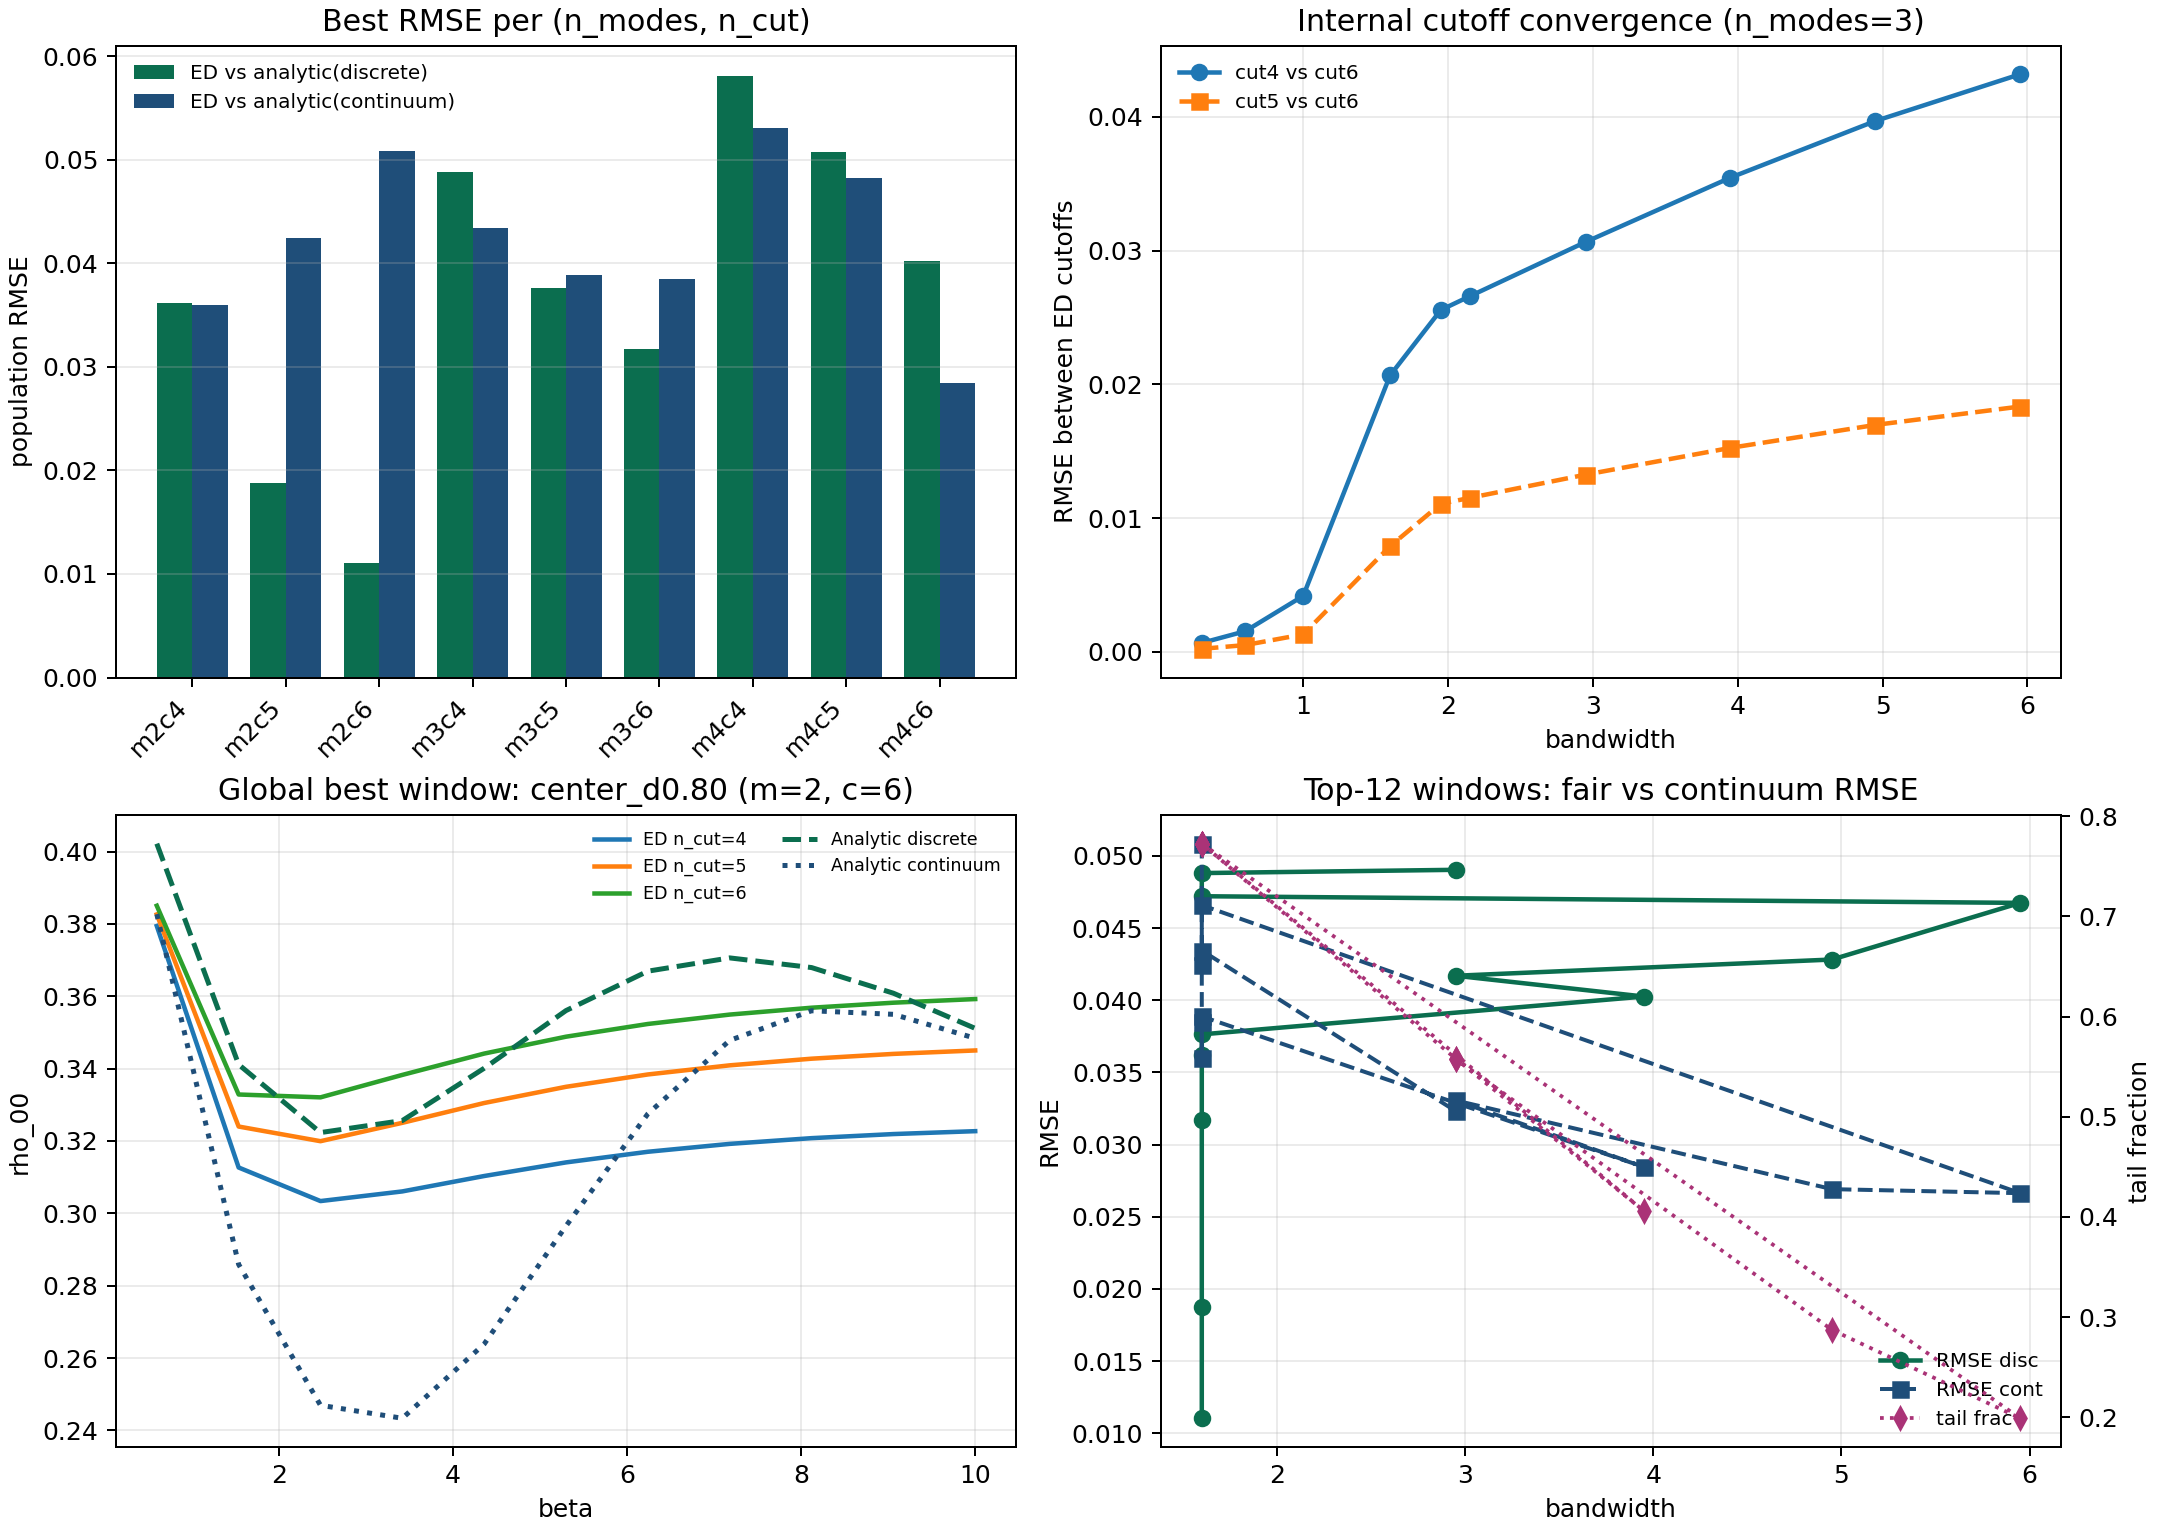

Python code for this plot:
"""
Omega_q=1 full diagnostic suite with fair analytic comparison.

Fair branch requested by user:
- "analytic solution with the kernel the exact discrete spectrum calculates"
implemented here as:
  _compact_components(..., use_running=True) with lite config n_modes == ED n_modes
  and same omega_min/omega_max as ED.

This script scans:
- spectral windows
- (n_modes, n_cut)
- beta
and packages results into CSV/PNG/MD/TEX/PDF.

Run with:
  powershell -ExecutionPolicy Bypass -File run_safe.ps1 simulations/src/hmf_omega1_diagnostic_suite_discretekernel_codex_v38.py
"""

from __future__ import annotations

from dataclasses import dataclass
from pathlib import Path
import shutil
import subprocess
import time

import matplotlib.pyplot as plt
import numpy as np
import pandas as pd
from matplotlib.backends.backend_pdf import PdfPages

from hmf_component_normalized_compare_codex_v5 import _compact_components
from hmf_model_comparison_standalone_codex_v1 import (
    BenchmarkConfig as LiteConfig,
    RenormConfig,
    extract_density,
    ordered_gaussian_state,
)
from hmf_v5_qubit_core import build_ed_context, exact_reduced_state
from prl127_qubit_benchmark import BenchmarkConfig as EDConfig


@dataclass(frozen=True)
class WindowSpec:
    name: str
    family: str
    omega_min: float
    omega_max: float
    bandwidth: float


@dataclass(frozen=True)
class EDCase:
    n_modes: int
    n_cut: int

    @property
    def label(self) -> str:
        return f"m{self.n_modes}c{self.n_cut}"


def _rmse(x: np.ndarray) -> float:
    return float(np.sqrt(np.mean(np.square(x)))) if len(x) else np.nan


def _tail_fraction(omega_max: float, tau_c: float) -> float:
    x = tau_c * omega_max
    return float(np.exp(-x) * (1.0 + x))


def _detune_and_dw(omega_min: float, omega_max: float, omega_q: float, n_modes: int) -> tuple[float, float]:
    if n_modes <= 1:
        w = 0.5 * (omega_min + omega_max)
        return float(abs(w - omega_q) / omega_q), float(omega_max - omega_min)
    grid = np.linspace(omega_min, omega_max, n_modes, dtype=float)
    dw = float(grid[1] - grid[0])
    detune = float(np.min(np.abs(grid - omega_q)) / omega_q)
    return detune, dw


def _build_windows(omega_q: float) -> list[WindowSpec]:
    windows: list[WindowSpec] = []

    for delta in [0.15, 0.30, 0.50, 0.80, 1.20]:
        wmin = max(0.05 * omega_q, omega_q - delta)
        wmax = omega_q + delta
        windows.append(
            WindowSpec(
                name=f"center_d{delta:.2f}",
                family="centered",
                omega_min=float(wmin),
                omega_max=float(wmax),
                bandwidth=float(wmax - wmin),
            )
        )

    ratio_min = 0.05
    for ratio_max in [2.0, 3.0, 4.0, 5.0, 6.0]:
        wmin = ratio_min * omega_q
        wmax = ratio_max * omega_q
        windows.append(
            WindowSpec(
                name=f"ratio_r{ratio_max:.1f}",
                family="ratio",
                omega_min=float(wmin),
                omega_max=float(wmax),
                bandwidth=float(wmax - wmin),
            )
        )
    return windows


def _build_lite(beta: float, theta: float, omega_q: float, w: WindowSpec, n_modes: int) -> LiteConfig:
    return LiteConfig(
        beta=float(beta),
        omega_q=float(omega_q),
        theta=float(theta),
        n_modes=int(n_modes),
        n_cut=1,
        omega_min=float(w.omega_min),
        omega_max=float(w.omega_max),
        q_strength=5.0,
        tau_c=0.5,
    )


def _build_ed(beta: float, theta: float, omega_q: float, w: WindowSpec, case: EDCase) -> EDConfig:
    return EDConfig(
        beta=float(beta),
        omega_q=float(omega_q),
        theta=float(theta),
        n_modes=int(case.n_modes),
        n_cut=int(case.n_cut),
        omega_min=float(w.omega_min),
        omega_max=float(w.omega_max),
        q_strength=5.0,
        tau_c=0.5,
        lambda_min=0.0,
        lambda_max=1.0,
        lambda_points=2,
        output_prefix="hmf_omega1_diagnostic_suite_discretekernel_codex_v38",
    )


def run_suite() -> tuple[pd.DataFrame, pd.DataFrame, pd.DataFrame, pd.DataFrame]:
    omega_q = 1.0
    theta = float(np.pi / 2.0)
    g = 0.5
    tau_c = 0.5
    ren = RenormConfig(scale=1.04, kappa=0.94)

    betas = np.linspace(0.6, 10.0, 11, dtype=float)
    windows = _build_windows(omega_q)
    cases = [
        EDCase(2, 4), EDCase(2, 5), EDCase(2, 6),
        EDCase(3, 4), EDCase(3, 5), EDCase(3, 6),
        EDCase(4, 4), EDCase(4, 5), EDCase(4, 6),
    ]

    out_dir = Path(__file__).resolve().parent
    scan_csv = out_dir / "hmf_omega1_diagnostic_suite_discretekernel_scan_codex_v38.csv"

    cols = [
        "key", "status", "error", "timestamp", "elapsed_s",
        "window_name", "window_family", "bandwidth", "omega_min", "omega_max",
        "beta", "omega_q", "theta", "g",
        "n_modes", "n_cut", "case",
        "dw", "detune_over_omega_q", "tail_fraction",
        "ordered_p00", "ordered_coh",
        "best_cont_p00", "best_cont_coh",
        "best_disc_p00", "best_disc_coh",
        "ed_p00", "ed_coh",
        "d_ed_ordered_p00", "d_ed_cont_p00", "d_ed_disc_p00",
        "d_ed_ordered_coh", "d_ed_cont_coh", "d_ed_disc_coh",
    ]

    if scan_csv.exists():
        df = pd.read_csv(scan_csv)
        for c in cols:
            if c not in df.columns:
                df[c] = np.nan
        df = df[cols]
    else:
        df = pd.DataFrame(columns=cols)

    done = set(df["key"].astype(str).tolist()) if not df.empty else set()

    total = len(windows) * len(betas) * len(cases)
    print(f"[START] omega_q=1 fair-suite total={total} done={len(done)} remaining={total-len(done)}")

    # Cache continuum analytic/ordered by (window, beta).
    cont_cache: dict[tuple[str, float], tuple[float, float, float, float]] = {}
    # Cache discrete analytic by (window, beta, n_modes).
    disc_cache: dict[tuple[str, float, int], tuple[float, float]] = {}

    t_all = time.perf_counter()
    new_rows = 0

    for w in windows:
        for beta in betas:
            cont_key = (w.name, float(beta))
            if cont_key not in cont_cache:
                lite_cont = _build_lite(beta=beta, theta=theta, omega_q=omega_q, w=w, n_modes=40)
                rho_ord = ordered_gaussian_state(lite_cont, g)
                ord_p00, _ord_p11, ord_coh = extract_density(rho_ord)
                cont_p00, _cont_p11, cont_coh, _cont_ratio = _compact_components(
                    lite_cont, g, use_running=True, renorm=ren
                )
                cont_cache[cont_key] = (float(ord_p00), float(ord_coh), float(cont_p00), float(cont_coh))

            ord_p00, ord_coh, cont_p00, cont_coh = cont_cache[cont_key]

            for case in cases:
                key = f"{w.name}|{beta:.8f}|{case.n_modes}|{case.n_cut}"
                if key in done:
                    continue

                t0 = time.perf_counter()
                row: dict[str, object] = {
                    "key": key,
                    "status": "ok",
                    "error": "",
                    "timestamp": time.strftime("%Y-%m-%d %H:%M:%S"),
                    "window_name": w.name,
                    "window_family": w.family,
                    "bandwidth": float(w.bandwidth),
                    "omega_min": float(w.omega_min),
                    "omega_max": float(w.omega_max),
                    "beta": float(beta),
                    "omega_q": float(omega_q),
                    "theta": float(theta),
                    "g": float(g),
                    "n_modes": int(case.n_modes),
                    "n_cut": int(case.n_cut),
                    "case": case.label,
                    "ordered_p00": ord_p00,
                    "ordered_coh": ord_coh,
                    "best_cont_p00": cont_p00,
                    "best_cont_coh": cont_coh,
                }

                try:
                    disc_key = (w.name, float(beta), int(case.n_modes))
                    if disc_key not in disc_cache:
                        lite_disc = _build_lite(
                            beta=beta, theta=theta, omega_q=omega_q, w=w, n_modes=case.n_modes
                        )
                        disc_p00, _disc_p11, disc_coh, _disc_ratio = _compact_components(
                            lite_disc, g, use_running=True, renorm=ren
                        )
                        disc_cache[disc_key] = (float(disc_p00), float(disc_coh))
                    disc_p00, disc_coh = disc_cache[disc_key]
                    row["best_disc_p00"] = disc_p00
                    row["best_disc_coh"] = disc_coh

                    detune, dw = _detune_and_dw(
                        omega_min=w.omega_min,
                        omega_max=w.omega_max,
                        omega_q=omega_q,
                        n_modes=case.n_modes,
                    )
                    cfg = _build_ed(beta=beta, theta=theta, omega_q=omega_q, w=w, case=case)
                    ed_ctx = build_ed_context(cfg)
                    rho_ed = exact_reduced_state(ed_ctx, g)
                    ed_p00, _ed_p11, ed_coh = extract_density(rho_ed)

                    row["dw"] = float(dw)
                    row["detune_over_omega_q"] = float(detune)
                    row["tail_fraction"] = _tail_fraction(w.omega_max, tau_c)
                    row["ed_p00"] = float(ed_p00)
                    row["ed_coh"] = float(ed_coh)

                    row["d_ed_ordered_p00"] = float(ed_p00 - ord_p00)
                    row["d_ed_cont_p00"] = float(ed_p00 - cont_p00)
                    row["d_ed_disc_p00"] = float(ed_p00 - disc_p00)

                    row["d_ed_ordered_coh"] = float(ed_coh - ord_coh)
                    row["d_ed_cont_coh"] = float(ed_coh - cont_coh)
                    row["d_ed_disc_coh"] = float(ed_coh - disc_coh)
                except Exception as exc:
                    row["status"] = "error"
                    row["error"] = str(exc)
                    for c in [
                        "best_disc_p00", "best_disc_coh",
                        "dw", "detune_over_omega_q", "tail_fraction",
                        "ed_p00", "ed_coh",
                        "d_ed_ordered_p00", "d_ed_cont_p00", "d_ed_disc_p00",
                        "d_ed_ordered_coh", "d_ed_cont_coh", "d_ed_disc_coh",
                    ]:
                        row[c] = np.nan

                row["elapsed_s"] = float(time.perf_counter() - t0)
                if df.empty:
                    df = pd.DataFrame([row], columns=cols)
                else:
                    df = pd.concat([df, pd.DataFrame([row], columns=cols)], ignore_index=True)
                done.add(key)
                new_rows += 1

                if new_rows % 15 == 0:
                    df.to_csv(scan_csv, index=False)
                if new_rows % 30 == 0:
                    elapsed_m = (time.perf_counter() - t_all) / 60.0
                    print(f"[PROGRESS] {len(done)}/{total} elapsed={elapsed_m:.1f}m")

    df.to_csv(scan_csv, index=False)
    ok = df[df["status"] == "ok"].copy()
    if ok.empty:
        raise RuntimeError("No successful rows in v38 scan.")

    summary_rows: list[dict[str, float | int | str]] = []
    for (window_name, case, n_modes, n_cut), grp in ok.groupby(["window_name", "case", "n_modes", "n_cut"]):
        summary_rows.append(
            {
                "window_name": str(window_name),
                "window_family": str(grp["window_family"].iloc[0]),
                "case": str(case),
                "n_modes": int(n_modes),
                "n_cut": int(n_cut),
                "bandwidth": float(grp["bandwidth"].iloc[0]),
                "omega_min": float(grp["omega_min"].iloc[0]),
                "omega_max": float(grp["omega_max"].iloc[0]),
                "detune_over_omega_q": float(grp["detune_over_omega_q"].iloc[0]),
                "tail_fraction": float(grp["tail_fraction"].iloc[0]),
                "rmse_ed_vs_ordered_p00": _rmse(grp["d_ed_ordered_p00"].to_numpy(float)),
                "rmse_ed_vs_cont_p00": _rmse(grp["d_ed_cont_p00"].to_numpy(float)),
                "rmse_ed_vs_disc_p00": _rmse(grp["d_ed_disc_p00"].to_numpy(float)),
                "rmse_ed_vs_ordered_coh": _rmse(grp["d_ed_ordered_coh"].to_numpy(float)),
                "rmse_ed_vs_cont_coh": _rmse(grp["d_ed_cont_coh"].to_numpy(float)),
                "rmse_ed_vs_disc_coh": _rmse(grp["d_ed_disc_coh"].to_numpy(float)),
                "p00_at_beta2": float(np.interp(2.0, grp["beta"].to_numpy(float), grp["ed_p00"].to_numpy(float))),
                "p00_at_beta8": float(np.interp(8.0, grp["beta"].to_numpy(float), grp["ed_p00"].to_numpy(float))),
            }
        )

    summary = pd.DataFrame.from_records(summary_rows).sort_values(
        ["rmse_ed_vs_disc_p00", "n_modes", "n_cut"]
    ).reset_index(drop=True)

    case_best_rows: list[pd.Series] = []
    for (_n_modes, _n_cut), grp in summary.groupby(["n_modes", "n_cut"]):
        case_best_rows.append(grp.sort_values("rmse_ed_vs_disc_p00").iloc[0])
    case_best = pd.DataFrame(case_best_rows).sort_values(["n_modes", "n_cut"]).reset_index(drop=True)

    conv_rows: list[dict[str, float | int | str]] = []
    for (window_name, n_modes), grp in ok.groupby(["window_name", "n_modes"]):
        g4 = grp[grp["n_cut"] == 4].sort_values("beta")
        g5 = grp[grp["n_cut"] == 5].sort_values("beta")
        g6 = grp[grp["n_cut"] == 6].sort_values("beta")
        if g6.empty:
            continue
        rmse_46 = _rmse(g4["ed_p00"].to_numpy(float) - g6["ed_p00"].to_numpy(float)) if len(g4) else np.nan
        rmse_56 = _rmse(g5["ed_p00"].to_numpy(float) - g6["ed_p00"].to_numpy(float)) if len(g5) else np.nan
        conv_rows.append(
            {
                "window_name": str(window_name),
                "window_family": str(grp["window_family"].iloc[0]),
                "n_modes": int(n_modes),
                "bandwidth": float(grp["bandwidth"].iloc[0]),
                "omega_min": float(grp["omega_min"].iloc[0]),
                "omega_max": float(grp["omega_max"].iloc[0]),
                "rmse_cut4_vs_cut6_p00": float(rmse_46),
                "rmse_cut5_vs_cut6_p00": float(rmse_56),
            }
        )
    cutoff_summary = pd.DataFrame.from_records(conv_rows).sort_values(["n_modes", "bandwidth"]).reset_index(drop=True)

    return ok, summary, case_best, cutoff_summary


def _plot_suite(
    ok: pd.DataFrame,
    summary: pd.DataFrame,
    case_best: pd.DataFrame,
    cutoff_summary: pd.DataFrame,
    fig_png: Path,
) -> None:
    fig, axes = plt.subplots(2, 2, figsize=(12, 8.5), constrained_layout=True)

    # 1) Per-case best RMSE, discrete-vs-continuum.
    ax = axes[0, 0]
    x = np.arange(len(case_best))
    labels = [f"m{int(r.n_modes)}c{int(r.n_cut)}" for r in case_best.itertuples(index=False)]
    width = 0.38
    ax.bar(x - width / 2, case_best["rmse_ed_vs_disc_p00"], width=width, color="#0B6E4F", label="ED vs analytic(discrete)")
    ax.bar(x + width / 2, case_best["rmse_ed_vs_cont_p00"], width=width, color="#1F4E79", label="ED vs analytic(continuum)")
    ax.set_xticks(x)
    ax.set_xticklabels(labels, rotation=45, ha="right")
    ax.set_title("Best RMSE per (n_modes, n_cut)")
    ax.set_ylabel("population RMSE")
    ax.grid(axis="y", alpha=0.25)
    ax.legend(frameon=False, fontsize=8)

    # 2) Cutoff convergence for n_modes=3.
    ax = axes[0, 1]
    c3 = cutoff_summary[cutoff_summary["n_modes"] == 3].sort_values("bandwidth")
    if not c3.empty:
        ax.plot(c3["bandwidth"], c3["rmse_cut4_vs_cut6_p00"], "o-", linewidth=1.8, label="cut4 vs cut6")
        ax.plot(c3["bandwidth"], c3["rmse_cut5_vs_cut6_p00"], "s--", linewidth=1.8, label="cut5 vs cut6")
    ax.set_title("Internal cutoff convergence (n_modes=3)")
    ax.set_xlabel("bandwidth")
    ax.set_ylabel("RMSE between ED cutoffs")
    ax.grid(alpha=0.25)
    ax.legend(frameon=False, fontsize=8)

    # 3) Beta sweep at global best (discrete metric)
    ax = axes[1, 0]
    best = summary.iloc[0]
    sub = ok[
        (ok["window_name"] == best["window_name"])
        & (ok["n_modes"] == int(best["n_modes"]))
    ].sort_values(["n_cut", "beta"])
    for n_cut, grp in sub.groupby("n_cut"):
        ax.plot(grp["beta"], grp["ed_p00"], linewidth=1.8, label=f"ED n_cut={int(n_cut)}")
    ref = sub.sort_values("beta").drop_duplicates(subset=["beta"])
    ax.plot(ref["beta"], ref["best_disc_p00"], "--", color="#0B6E4F", linewidth=2.0, label="Analytic discrete")
    ax.plot(ref["beta"], ref["best_cont_p00"], ":", color="#1F4E79", linewidth=2.0, label="Analytic continuum")
    ax.set_title(f"Global best window: {best['window_name']} (m={int(best['n_modes'])}, c={int(best['n_cut'])})")
    ax.set_xlabel("beta")
    ax.set_ylabel("rho_00")
    ax.grid(alpha=0.25)
    ax.legend(frameon=False, fontsize=7, ncol=2)

    # 4) Top-12 fair windows: RMSE(discrete) and descriptors
    ax = axes[1, 1]
    top = summary.head(12).copy()
    ax.plot(top["bandwidth"], top["rmse_ed_vs_disc_p00"], "o-", color="#0B6E4F", linewidth=1.8, label="RMSE disc")
    ax.plot(top["bandwidth"], top["rmse_ed_vs_cont_p00"], "s--", color="#1F4E79", linewidth=1.6, label="RMSE cont")
    ax2 = ax.twinx()
    ax2.plot(top["bandwidth"], top["tail_fraction"], "d:", color="#AA3377", linewidth=1.5, label="tail frac")
    ax.set_title("Top-12 windows: fair vs continuum RMSE")
    ax.set_xlabel("bandwidth")
    ax.set_ylabel("RMSE")
    ax2.set_ylabel("tail fraction")
    ax.grid(alpha=0.25)
    h1, l1 = ax.get_legend_handles_labels()
    h2, l2 = ax2.get_legend_handles_labels()
    ax.legend(h1 + h2, l1 + l2, frameon=False, fontsize=8, loc="best")

    fig.savefig(fig_png, dpi=180)
    plt.close(fig)


def _write_log(summary: pd.DataFrame, case_best: pd.DataFrame, cutoff_summary: pd.DataFrame, log_md: Path) -> None:
    best = summary.iloc[0]
    lines: list[str] = []
    lines.append("# Omega_q=1 Fair Diagnostic Suite (Codex v38)")
    lines.append("")
    lines.append("Global best agreement uses the discrete-kernel analytic branch:")
    lines.append(
        f"- window={best['window_name']} ({best['window_family']}), "
        f"omega_min={best['omega_min']:.3f}, omega_max={best['omega_max']:.3f}, bandwidth={best['bandwidth']:.3f}"
    )
    lines.append(
        f"- n_modes={int(best['n_modes'])}, n_cut={int(best['n_cut'])}, "
        f"rmse_ed_vs_disc_p00={best['rmse_ed_vs_disc_p00']:.6f}, rmse_ed_vs_cont_p00={best['rmse_ed_vs_cont_p00']:.6f}"
    )
    lines.append("")
    lines.append("| case | window | omega_min | omega_max | bandwidth | rmse_ed_vs_disc_p00 | rmse_ed_vs_cont_p00 |")
    lines.append("|---|---|---:|---:|---:|---:|---:|")
    for _, r in case_best.iterrows():
        lines.append(
            f"| m{int(r['n_modes'])}c{int(r['n_cut'])} | {r['window_name']} | {r['omega_min']:.3f} | {r['omega_max']:.3f} | "
            f"{r['bandwidth']:.3f} | {r['rmse_ed_vs_disc_p00']:.6f} | {r['rmse_ed_vs_cont_p00']:.6f} |"
        )
    lines.append("")
    lines.append("| n_modes | window | bandwidth | rmse_cut4_vs_cut6_p00 | rmse_cut5_vs_cut6_p00 |")
    lines.append("|---:|---|---:|---:|---:|")
    for _, r in cutoff_summary.iterrows():
        lines.append(
            f"| {int(r['n_modes'])} | {r['window_name']} | {r['bandwidth']:.3f} | "
            f"{r['rmse_cut4_vs_cut6_p00']:.6f} | {r['rmse_cut5_vs_cut6_p00']:.6f} |"
        )
    log_md.write_text("\n".join(lines), encoding="utf-8")


def _write_tex(summary: pd.DataFrame, case_best: pd.DataFrame, cutoff_summary: pd.DataFrame, fig_png: Path, report_tex: Path) -> None:
    best = summary.iloc[0]
    top = summary.head(12).copy()
    top_cols = [
        "window_name", "window_family", "n_modes", "n_cut",
        "omega_min", "omega_max", "bandwidth", "rmse_ed_vs_disc_p00", "rmse_ed_vs_cont_p00",
    ]
    case_cols = [
        "n_modes", "n_cut", "window_name", "omega_min", "omega_max", "rmse_ed_vs_disc_p00", "rmse_ed_vs_cont_p00"
    ]
    tex_lines = [
        r"\documentclass[11pt]{article}",
        r"\usepackage[margin=1in]{geometry}",
        r"\usepackage{graphicx}",
        r"\usepackage{booktabs}",
        r"\title{HMF Omega\_q=1 Fair Diagnostic Suite (Codex v38)}",
        r"\date{}",
        r"\begin{document}",
        r"\maketitle",
        r"\section*{Global Best (Fair Metric)}",
        (
            f"Best point uses window {best['window_name']} "
            f"($\\omega_\\min={best['omega_min']:.3f}$, $\\omega_\\max={best['omega_max']:.3f}$), "
            f"$n_\\mathrm{{modes}}={int(best['n_modes'])}$, $n_\\mathrm{{cut}}={int(best['n_cut'])}$ with "
            f"RMSE$_{{\\mathrm{{ED-disc}}}}(\\rho_{{00}})$ = {best['rmse_ed_vs_disc_p00']:.6f}."
        ),
        r"\section*{Suite Figure}",
        r"\begin{center}",
        rf"\includegraphics[width=0.96\textwidth]{{{fig_png.name}}}",
        r"\end{center}",
        r"\section*{Top Windows}",
        top[top_cols].to_latex(index=False, float_format=lambda x: f"{x:.4f}"),
        r"\section*{Best Window Per (Modes, Cutoff)}",
        case_best[case_cols].to_latex(index=False, float_format=lambda x: f"{x:.4f}"),
        r"\section*{Cutoff Convergence Snapshot}",
        cutoff_summary.head(18).to_latex(index=False, float_format=lambda x: f"{x:.4f}"),
        r"\end{document}",
    ]
    report_tex.write_text("\n".join(tex_lines), encoding="utf-8")


def _compile_or_fallback_pdf(
    summary: pd.DataFrame,
    case_best: pd.DataFrame,
    cutoff_summary: pd.DataFrame,
    fig_png: Path,
    report_tex: Path,
    report_pdf: Path,
    fallback_pdf: Path,
) -> tuple[str, str]:
    if shutil.which("pdflatex"):
        try:
            for _ in range(2):
                subprocess.run(
                    ["pdflatex", "-interaction=nonstopmode", "-halt-on-error", report_tex.name],
                    cwd=report_tex.parent,
                    check=True,
                    stdout=subprocess.PIPE,
                    stderr=subprocess.STDOUT,
                    text=True,
                )
            if report_pdf.exists():
                return "pdflatex", report_pdf.name
        except Exception:
            pass

    best = summary.iloc[0]
    with PdfPages(fallback_pdf) as pdf:
        fig = plt.figure(figsize=(8.5, 11))
        txt = []
        txt.append("HMF Omega_q=1 Fair Diagnostic Suite (Codex v38)")
        txt.append("")
        txt.append("Global best (fair discrete-kernel metric):")
        txt.append(
            f"window={best['window_name']} [{best['omega_min']:.3f}, {best['omega_max']:.3f}], "
            f"m={int(best['n_modes'])}, c={int(best['n_cut'])}"
        )
        txt.append(
            f"rmse_ed_vs_disc_p00={best['rmse_ed_vs_disc_p00']:.6f}, "
            f"rmse_ed_vs_cont_p00={best['rmse_ed_vs_cont_p00']:.6f}"
        )
        txt.append("")
        txt.append("Best window by case:")
        for _, r in case_best.iterrows():
            txt.append(
                f"m{int(r['n_modes'])}c{int(r['n_cut'])}: {r['window_name']} "
                f"disc={r['rmse_ed_vs_disc_p00']:.6f}, cont={r['rmse_ed_vs_cont_p00']:.6f}"
            )
        txt.append("")
        txt.append("Cutoff convergence snapshot:")
        for _, r in cutoff_summary.head(12).iterrows():
            txt.append(
                f"n_modes={int(r['n_modes'])}, {r['window_name']}: "
                f"c4-c6={r['rmse_cut4_vs_cut6_p00']:.6f}, c5-c6={r['rmse_cut5_vs_cut6_p00']:.6f}"
            )
        fig.text(0.06, 0.98, "\n".join(txt), va="top", family="monospace", fontsize=9)
        fig.tight_layout()
        pdf.savefig(fig)
        plt.close(fig)

        img = plt.imread(fig_png)
        fig = plt.figure(figsize=(11, 8.5))
        ax = fig.add_subplot(111)
        ax.imshow(img)
        ax.axis("off")
        fig.tight_layout()
        pdf.savefig(fig)
        plt.close(fig)

    return "fallback", fallback_pdf.name


def write_outputs(ok: pd.DataFrame, summary: pd.DataFrame, case_best: pd.DataFrame, cutoff_summary: pd.DataFrame) -> None:
    out_dir = Path(__file__).resolve().parent
    summary_csv = out_dir / "hmf_omega1_diagnostic_suite_discretekernel_summary_codex_v38.csv"
    casebest_csv = out_dir / "hmf_omega1_diagnostic_suite_discretekernel_casebest_codex_v38.csv"
    cutoff_csv = out_dir / "hmf_omega1_diagnostic_suite_discretekernel_cutoff_codex_v38.csv"
    fig_png = out_dir / "hmf_omega1_diagnostic_suite_discretekernel_codex_v38.png"
    log_md = out_dir / "hmf_omega1_diagnostic_suite_discretekernel_log_codex_v38.md"
    report_tex = out_dir / "hmf_omega1_diagnostic_suite_discretekernel_report_codex_v38.tex"
    report_pdf = out_dir / "hmf_omega1_diagnostic_suite_discretekernel_report_codex_v38.pdf"
    fallback_pdf = out_dir / "hmf_omega1_diagnostic_suite_discretekernel_report_fallback_codex_v38.pdf"

    summary.to_csv(summary_csv, index=False)
    case_best.to_csv(casebest_csv, index=False)
    cutoff_summary.to_csv(cutoff_csv, index=False)

    _plot_suite(ok, summary, case_best, cutoff_summary, fig_png)
    _write_log(summary, case_best, cutoff_summary, log_md)
    _write_tex(summary, case_best, cutoff_summary, fig_png, report_tex)
    method, pdf_name = _compile_or_fallback_pdf(
        summary=summary,
        case_best=case_best,
        cutoff_summary=cutoff_summary,
        fig_png=fig_png,
        report_tex=report_tex,
        report_pdf=report_pdf,
        fallback_pdf=fallback_pdf,
    )

    best = summary.iloc[0]
    print("Wrote:", summary_csv.name)
    print("Wrote:", casebest_csv.name)
    print("Wrote:", cutoff_csv.name)
    print("Wrote:", fig_png.name)
    print("Wrote:", log_md.name)
    print("Wrote:", report_tex.name)
    print(f"Wrote PDF via {method}: {pdf_name}")
    print("")
    print(
        "BEST(FAIR):",
        f"window={best['window_name']}",
        f"omega=[{best['omega_min']:.3f},{best['omega_max']:.3f}]",
        f"m={int(best['n_modes'])}",
        f"c={int(best['n_cut'])}",
        f"rmse_disc={best['rmse_ed_vs_disc_p00']:.6f}",
        f"rmse_cont={best['rmse_ed_vs_cont_p00']:.6f}",
    )


def main() -> None:
    ok, summary, case_best, cutoff_summary = run_suite()
    write_outputs(ok, summary, case_best, cutoff_summary)


if __name__ == "__main__":
    main()

